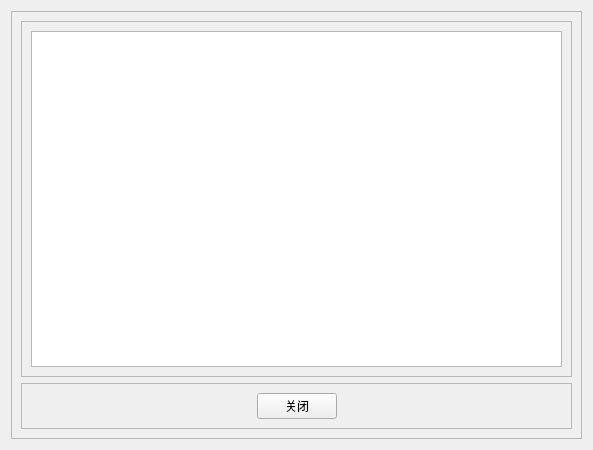
<?xml version="1.0" encoding="UTF-8"?>
<ui version="4.0">
    <class>view::Order::Apply</class>
    <widget class="QWidget" name="view::Order::Apply">
        <property name="geometry">
            <rect>
                <x>0</x>
                <y>0</y>
                <width>593</width>
                <height>450</height>
            </rect>
        </property>
        <property name="windowTitle">
            <string>Apply</string>
        </property>
        <layout class="QVBoxLayout" name="verticalLayout">
            <item>
                <widget class="QFrame" name="frame">
                    <property name="frameShape">
                        <enum>QFrame::Shape::StyledPanel</enum>
                    </property>
                    <property name="frameShadow">
                        <enum>QFrame::Shadow::Raised</enum>
                    </property>
                    <layout class="QVBoxLayout" name="verticalLayout_4">
                        <item>
                            <widget class="QFrame" name="frame_3">
                                <property name="frameShape">
                                    <enum>QFrame::Shape::StyledPanel</enum>
                                </property>
                                <property name="frameShadow">
                                    <enum>QFrame::Shadow::Raised</enum>
                                </property>
                                <layout class="QVBoxLayout" name="verticalLayout_2">
                                    <item>
                                        <widget class="QTableView" name="applyTableView"/>
                                    </item>
                                </layout>
                            </widget>
                        </item>
                        <item>
                            <widget class="QFrame" name="frame_2">
                                <property name="frameShape">
                                    <enum>QFrame::Shape::StyledPanel</enum>
                                </property>
                                <property name="frameShadow">
                                    <enum>QFrame::Shadow::Raised</enum>
                                </property>
                                <layout class="QHBoxLayout" name="horizontalLayout">
                                    <item>
                                        <spacer name="horizontalSpacer">
                                            <property name="orientation">
                                                <enum>Qt::Orientation::Horizontal</enum>
                                            </property>
                                            <property name="sizeHint" stdset="0">
                                                <size>
                                                    <width>40</width>
                                                    <height>20</height>
                                                </size>
                                            </property>
                                        </spacer>
                                    </item>
                                    <item>
                                        <widget class="QPushButton" name="btnClose">
                                            <property name="text">
                                                <string>关闭</string>
                                            </property>
                                        </widget>
                                    </item>
                                    <item>
                                        <spacer name="horizontalSpacer_2">
                                            <property name="orientation">
                                                <enum>Qt::Orientation::Horizontal</enum>
                                            </property>
                                            <property name="sizeHint" stdset="0">
                                                <size>
                                                    <width>40</width>
                                                    <height>20</height>
                                                </size>
                                            </property>
                                        </spacer>
                                    </item>
                                </layout>
                            </widget>
                        </item>
                    </layout>
                </widget>
            </item>
        </layout>
    </widget>
    <resources/>
    <connections>
        <connection>
            <sender>btnClose</sender>
            <signal>clicked()</signal>
            <receiver>view::Order::Apply</receiver>
            <slot>on_btnClose_clicked()</slot>
            <hints>
                <hint type="sourcelabel">
                    <x>297</x>
                    <y>413</y>
                </hint>
                <hint type="destinationlabel">
                    <x>308</x>
                    <y>470</y>
                </hint>
            </hints>
        </connection>
    </connections>
    <slots>
        <slot>on_btnClose_clicked()</slot>
    </slots>
</ui>
